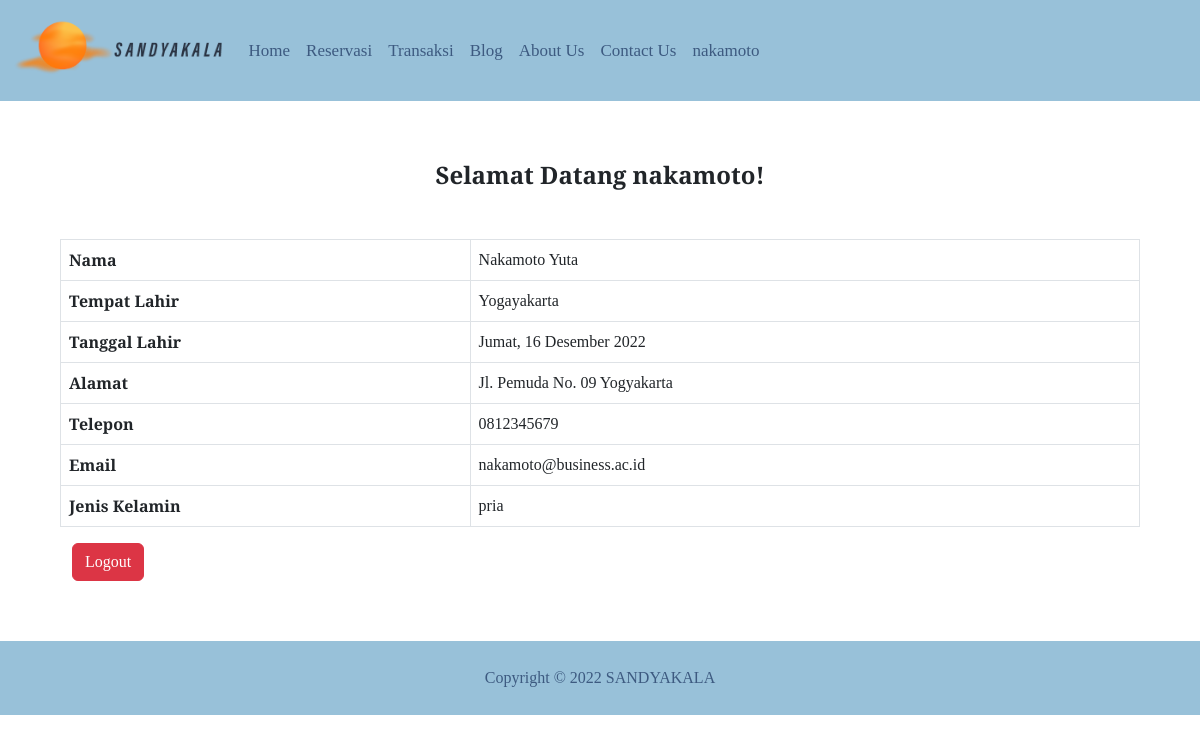
Screenshot of /profil.php (signed in) with the database file from the repository.
### tables this page shows
CREATE TABLE `user` (
  `id_user` int(11) NOT NULL,
  `username` varchar(255) NOT NULL,
  `password` varchar(255) NOT NULL,
  `ulangPass` varchar(255) NOT NULL,
  `nik` varchar(16) NOT NULL,
  `nama` varchar(255) NOT NULL,
  `tempat` varchar(255) NOT NULL,
  `tanggal` date NOT NULL,
  `alamat` text NOT NULL,
  `telepon` varchar(15) NOT NULL,
  `email` varchar(255) NOT NULL,
  `jenis` enum('pria','wanita') NOT NULL
);

### profil.php (the view, shortened to what this page needs)
<?php
	function dateToString($tanggalWaktu)
    {
        $date = strtotime($tanggalWaktu);
        $months = array(1 => "Januari",
                     2 => "Februari",
                     3 => "Maret",
                     4 => "April",
                     5 => "Mei",
                     6 => "Juni",
                     7 => "Juli",
                     8 => "Agustus",
                     9 => "September",
                     10=> "Oktober",
                     11=> "November",
                     12=> "Desember");
        $mnt = date("n", $date);
        $bulan = $months[$mnt];
        $days = array(1 => "Senin",
             2 => "Selasa",
             3 => "Rabu",
             4 => "Kamis",
             5 => "Jumat",
             6 => "Sabtu",
             7 => "Minggu");
        $dy = date("N", $date);
    	$hari = $days[$dy];
    	echo $hari .", ". date('d', $date) . " " . $bulan . " " . date('Y', $date);
    }
?>
<!DOCTYPE html>
<html>
<head>
	<link href="https://cdn.jsdelivr.net/npm/bootstrap@5.2.2/dist/css/bootstrap.min.css" rel="stylesheet">
	<link rel="stylesheet" type="text/css" href="profil.css">
</head>
<body>
	<header>
		<nav class="navbar navbar-expand-lg" id="nav">
			<div class="container-fluid">
			    <a class="navbar-brand" href="#">
			    	<img src="images/logo.png" alt="" height="75" class="d-inline-block align-text top">
			    </a>
			    <div class="collapse navbar-collapse" id="navbarNav">
					<ul class="navbar-nav">
						<li class="nav-item">
							<a class="nav-link" href="index.php">Home</a>
						</li>
						<li class="nav-item">
							<a class="nav-link" href="reservasi.php">Reservasi</a>
						</li>
						<li class="nav-item">
							<a class="nav-link" href="transaksi.php">Transaksi</a>
						</li>
						<li>
							<a class="nav-link" href="blog.php">Blog</a>
						</li>
						<li>
							<a class="nav-link" href="about.php">About Us</a>
						</li>
						<li>
							<a class="nav-link" href="contact.php">Contact Us</a>
						</li>
						<li>
							<a class="nav-link" href="profil.php" id="login"><?= $_SESSION['username'] ?></a>
						</li>
					</ul>
				</div>
			</div>
		</nav>
	</header>
	<main>
		<div class="profil">
			<div class="container">
				<center>
					<h4><b>Selamat Datang <?= $_SESSION['username'] ?>!</b></h4>
				</center>
				<br>
				<div class="row mt-3">
					<table class="table table-bordered">
						<?php
							require_once('koneksi.php');
							$result = mysqli_query($koneksi, "SELECT * FROM user WHERE username='$_SESSION[username]'");
							while ($item = mysqli_fetch_array($result)) {
						?>
							<tr>
								<th>Nama</th>
								<td><?= $item['nama']; ?></td>
							</tr>
							<tr>
								<th>Tempat Lahir</th>
								<td><?= $item['tempat']; ?></td>
							</tr>
							<tr>
								<th>Tanggal Lahir</th>
								<td><?= dateToString($item['tanggal']); ?></td>
							</tr>
							<tr>
								<th>Alamat</th>
								<td><?= $item['alamat']; ?></td>
							</tr>
							<tr>
								<th>Telepon</th>
								<td><?= $item['telepon']; ?></td>
							</tr>
							<tr>
								<th>Email</th>
								<td><?= $item['email']; ?></td>
							</tr>
							<tr>
								<th>Jenis Kelamin</th>
								<td><?= $item['jenis']; ?></td>
							</tr>
						<?php	} ?>
					</table>
					<form method="POST">
						<input class="btn btn-danger" type="submit" name="logout" value="Logout">
					</form>
				</div>
			</div>
		</div>
	</main>
	<footer class="page-footer">
		<div class="copy">
			<center>
				<div class="cr">Copyright &copy; 2022 SANDYAKALA</div>
			</center>
		</div>
	</footer>
</body>
</html>

### profil.css (style rules this page uses)
body { padding: 0; margin: 0; background: #ffffff; }
#nav { font-size: 17px; background-color: #98C1D9; }
.nav-link { color: #3D5A80; }
.profil { display: flex; margin: 50px; padding: 10px; height: auto; align-items: center; background-color: white; }
.page-footer { background-color: #98C1D9; }
.cr { color: #3D5A80; font-size: 12pt; padding: 25px; }

### profil.php (style rules this page uses)
body { font-family: 'Playfair Display', serif; }

### rows the page displays
user: nama "Nakamoto Yuta", tempat "Yogayakarta", tanggal "Jumat", tanggal "16", tanggal "Desember", tanggal "2022", alamat "Jl. Pemuda No. 09 Yogyakarta", telepon "0812345679", email "nakamoto@business.ac.id", jenis "pria"

### other values shown
$_SESSION['username'] "nakamoto"
